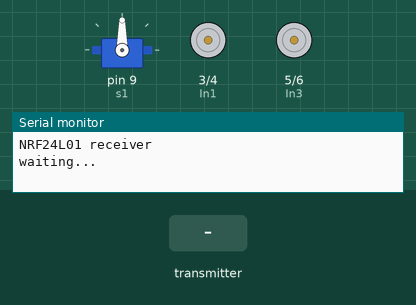
A sketch run on a simulated Arduino Uno, built with avr-gcc and run on an emulated ATmega328P. On the bench: servo, motor-driver pin pairs drawn as motors (green arrow = first pin HIGH = forward, orange = second pin HIGH = backward, longer = more drive), the last lines printed to the serial monitor. Inputs (shaded band) come from the test bench. No radio packets arrive unless stated.

Above: at 1.2 s.
1.3 s: the transmitter starts sending text.0 = 512
At 1.9 s:
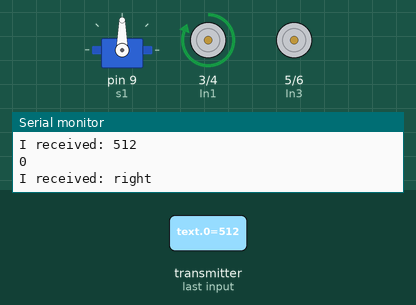
2.8 s: the transmitter starts sending text.1 = 1023
At 4.5 s:
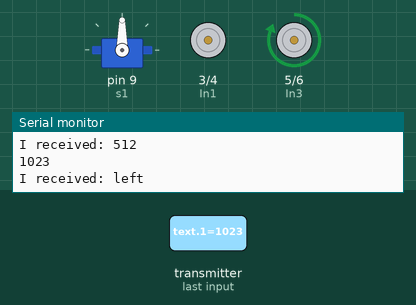
4.8 s: the transmitter starts sending text.1 = 0
At 6.3 s:
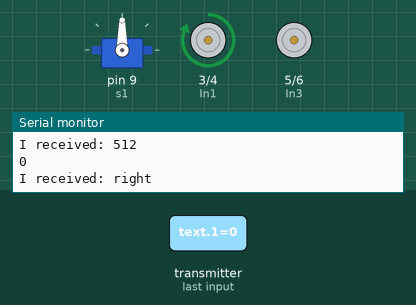
6.8 s: the transmitter starts sending text.1 = 512
At 7.9 s:
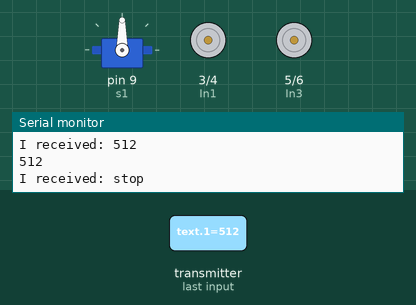
9.8 s: the transmitter starts sending text.0 = 0
At 11.5 s:
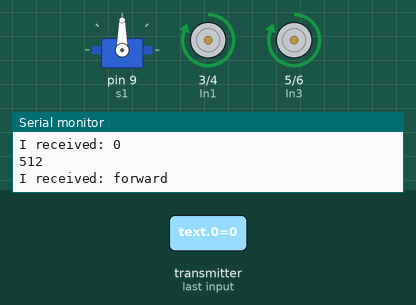
11.8 s: the transmitter starts sending text.0 = 1023
At 13.1 s:
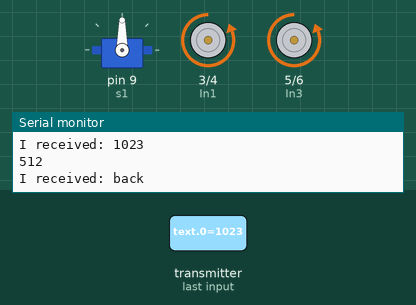
Timing chart, 0 to 14.8 s (numbered marks = the images above; inputs shaded):
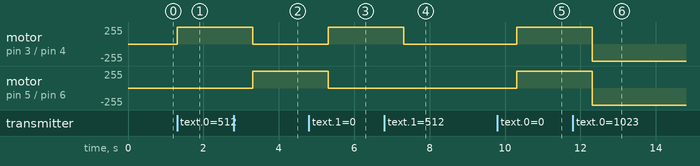

Measured:
- after the input at 1.3 s, motor on pin 3 (In1) / pin 4 (In2): stopped → forward 255/255 at once
- after the input at 2.8 s, motor on pin 3 (In1) / pin 4 (In2): forward 255/255 → stopped after 0.50 s; motor on pin 5 (In3) / pin 6 (In4): stopped → forward 255/255 after 0.50 s
- after the input at 4.8 s, motor on pin 3 (In1) / pin 4 (In2): stopped → forward 255/255 after 0.51 s; motor on pin 5 (In3) / pin 6 (In4): forward 255/255 → stopped after 0.51 s
- after the input at 6.8 s, motor on pin 3 (In1) / pin 4 (In2): forward 255/255 → stopped after 0.51 s
- after the input at 9.8 s, motor on pin 3 (In1) / pin 4 (In2), motor on pin 5 (In3) / pin 6 (In4): stopped → forward 255/255 after 0.51 s
- after the input at 11.8 s, motor on pin 3 (In1) / pin 4 (In2), motor on pin 5 (In3) / pin 6 (In4): forward 255/255 → backward 255/255 after 0.51 s

The sketch:

reciver.ino
```cpp
#include <SPI.h>
#include <nRF24L01.h>
#include <RF24.h>
#include <Servo.h>
#include <printf.h>

Servo s1;//s1就是旋轉馬達
RF24 radio(7, 8); // CE, CSN 接在pin 7.8上面
const byte address[6] = "00001";
const int In1 = 3;
const int In2 = 4;
const int In3 = 5;
const int In4 = 6;

void setup() {
  s1.attach(9);//旋轉馬達接在pin 9上面
  Serial.begin(9600);//initial 監控視窗
  radio.begin();//初始化 nRF24L01 模組
  printf_begin();// //初始化 RF24 的列印輸出功能
  radio.openReadingPipe(0, address);//開啟寫入管線
  radio.setPALevel(RF24_PA_MIN);//設為低功率, 預設為 RF24_PA_MAX
  radio.startListening();//接收端開始接收
  radio.printDetails();//印出nRF24L01詳細狀態
  Serial.println("NRF24L01 receiver");
  Serial.println("waiting...");
  pinMode(In1, OUTPUT);
  pinMode(In2, OUTPUT);
  pinMode(In3, OUTPUT);
  pinMode(In4, OUTPUT);
}

int s1_degree=90;

void mstop(){
  digitalWrite(In1, LOW);
  digitalWrite(In2, LOW);
  digitalWrite(In3, LOW);
  digitalWrite(In4, LOW);
}
void mfront(){
  digitalWrite(In1, HIGH);
  digitalWrite(In2, LOW);
  digitalWrite(In3, HIGH);
  digitalWrite(In4, LOW);
}
void mback(){
  digitalWrite(In1, LOW);
  digitalWrite(In2, HIGH);
  digitalWrite(In3, LOW);
  digitalWrite(In4, HIGH);
}
void mleft(){
  digitalWrite(In1, LOW);
  digitalWrite(In2, LOW);
  digitalWrite(In3, HIGH);
  digitalWrite(In4, LOW);
}
void mright(){
  digitalWrite(In1, HIGH);
  digitalWrite(In2, LOW);
  digitalWrite(In3, LOW);
  digitalWrite(In4, LOW);
}

void loop()
{
  // reply only when you receive data:
  if (radio.available()) //檢查有沒有收到
  {
    int text[2]={0};
    // read the incoming byte:
    radio.read(&text, sizeof(text));//讀取收到的內容

    // say what you got:
    Serial.print("I received: ");
    for(int i=0; i<2; i++)
    {
        Serial.println(text[i]);
    }
    int vrx = text[0];
    int vry = text[1];

    if( (vrx<700&&vrx>400) && (vry<1100&&vry>900) )
    {   //left//0
        Serial.print("I received: left\n");
        mleft();
        delay(1000);
    }
    else if( (vrx<600 && vrx>400) && (vry>=0 && vry<100) )
    {    //right//1
        Serial.print("I received: right\n");
        mright();
        delay(1000);
    }
    else if( (vrx>=0 && vrx<100) && (vry<850 && vry>450) )
    {    //forward//2
        Serial.print("I received: forward\n");
        mfront();
        delay(1000);
    }
    else if( (vrx<1100 && vrx>900) && (vry<900 && vry>450) )
    {    //Back//3
        Serial.print("I received: back\n");
        mback();
        delay(1000);
    }

    else if( (vrx<600 && vrx>400) && (vry<600 && vry>400) )
    {    //stay//4
        Serial.print("I received: stop\n");
        mstop();
        delay(1000);
    }

  }

}
/*
  if (radio.available())
  {
    Serial.println(1);
    char text[32] = "";
    int vrx;
    radio.read(&vrx, sizeof(vrx));

    Serial.println(vrx);

    //s1_degree=map(vrx, 0, 1023, 0, 180);

    if(vrx==1023)
    {
      s1_degree+=15;
    }
    else if(vrx==0)
    {
      s1_degree-=15;
    }

    s1.write(s1_degree);
 /*for ( int pos = 0; pos <= 360; pos ++)
  {
    Serial.println(vrx);

    s1.write(pos) ; // 告訴 servo 走到 'pos' 的位置
    delay(15);        // 等待 15ms 讓 servo 走到指定位置
  } /*

    Serial.println(vrx);
  }
 */
```
